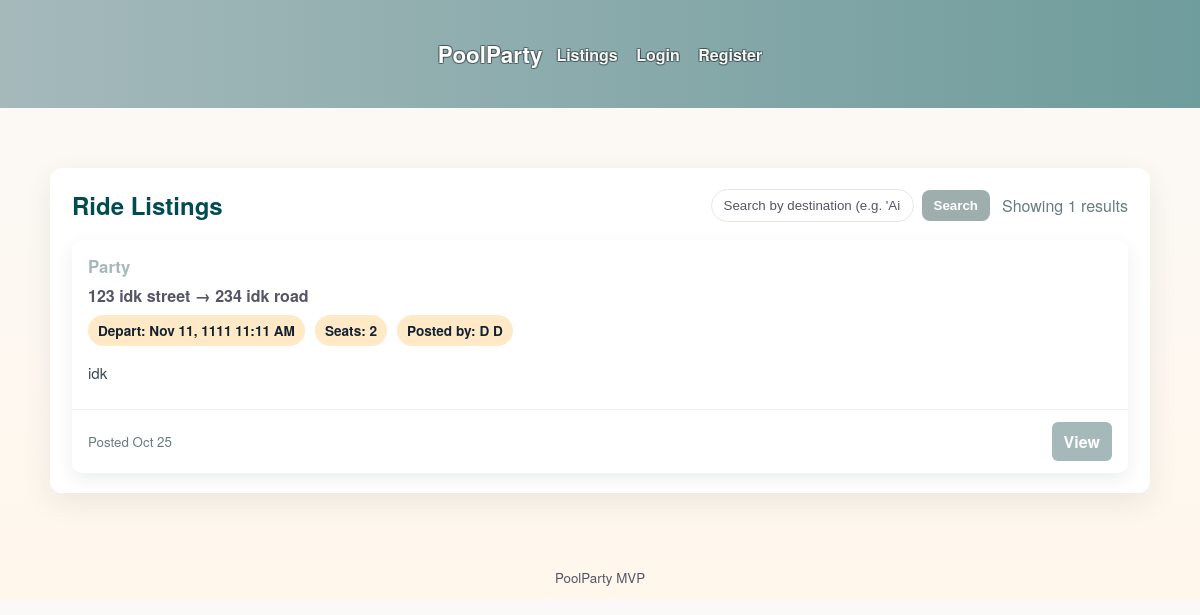
The page /listings on the database its author committed.
### app/models.py (models this page shows, shortened)
class Pool(db.Model):
    id = db.Column(db.Integer, primary_key=True)
    title = db.Column(db.String(140), nullable=False)
    origin = db.Column(db.String(140), nullable=False)
    destination = db.Column(db.String(140), nullable=False)
    depart_time = db.Column(db.DateTime, nullable=True)
    seats = db.Column(db.Integer, default=1)
    description = db.Column(db.Text)
    cancelled = db.Column(db.Boolean, default=False)
    created_at = db.Column(db.DateTime, default=datetime.utcnow)
    owner_id = db.Column(db.Integer, db.ForeignKey('user.id'))
    join_requests = db.relationship('JoinRequest', backref='pool', lazy='dynamic')
    rides = db.relationship('Ride', backref='pool', lazy='dynamic')

class User(UserMixin, db.Model):
    id = db.Column(db.Integer, primary_key=True)
    username = db.Column(db.String(64), unique=True, nullable=False)
    email = db.Column(db.String(120), unique=True, nullable=False)
    password = db.Column(db.String(128), nullable=False)
    full_name = db.Column(db.String(128))
    phone = db.Column(db.String(32))
    pickup_address = db.Column(db.String(255))
    pickup_notes = db.Column(db.Text)
    appearance = db.Column(db.String(255))
    created_at = db.Column(db.DateTime, default=datetime.utcnow)
    pools = db.relationship('Pool', backref='owner', lazy='dynamic')
    join_requests = db.relationship('JoinRequest', backref='requester', lazy='dynamic')

### app/main.py (the view)
@main_bp.route('/')
@main_bp.route('/listings')
def listings():
    q = request.args.get('q', type=str)
    try:
        if q:
            term = f"%{q}%"
            pools = Pool.query.filter(Pool.cancelled == False, Pool.destination.ilike(term)).order_by(Pool.depart_time.asc().nullsfirst()).all()
        else:
            pools = Pool.query.filter_by(cancelled=False).order_by(Pool.depart_time.asc().nullsfirst()).all()
    except OperationalError:
        if q:
            term = f"%{q}%"
            pools = Pool.query.filter(Pool.destination.ilike(term)).order_by(Pool.depart_time.asc().nullsfirst()).all()
        else:
            pools = Pool.query.order_by(Pool.depart_time.asc().nullsfirst()).all()
    return render_template('listings.html', pools=pools, q=q)

### app/templates/listings.html
{% extends 'base.html' %}
{% block content %}
  <div class="page-card">
      <div class="page-title">
      <h2>Ride Listings</h2>
      <div style="display:flex;gap:12px;align-items:center;">
        <form class="search-form" method="get" action="{{ url_for('main.listings') }}">
          <input class="search-input" name="q" placeholder="Search by destination (e.g. 'Airport')" value="{{ q or '' }}">
          <button class="search-btn" type="submit">Search</button>
        </form>
        <div class="muted">Showing {{ pools|length }} results</div>
      </div>
      </div>
    {% if pools %}
      <div class="listings-grid">
        {% for p in pools %}
          <article class="card">
            <div class="card-body">
              <div class="card-title">{{ p.title }}</div>
              <div class="card-route">{{ p.origin }} &rarr; {{ p.destination }}</div>
              <div class="card-meta">
                {% if p.depart_time %}
                  <div class="pill">Depart: {{ p.depart_time.strftime('%b %d, %Y %I:%M %p') }}</div>
                {% else %}
                  <div class="pill">Depart: TBD</div>
                {% endif %}
                <div class="pill">Seats: {{ p.seats }}</div>
                <div class="pill">Posted by: {{ (p.owner.full_name or p.owner.username) if p.owner else 'Unknown' }}</div>
              </div>
              {% if p.description %}
                <div class="card-desc">{{ p.description }}</div>
              {% endif %}
            </div>
            <div class="card-footer">
              <small class="muted">Posted {{ p.created_at.strftime('%b %d') }}</small>
              <a class="btn" href="{{ url_for('main.pool_detail', pool_id=p.id) }}">View</a>
            </div>
          </article>
        {% endfor %}
      </div>
    {% else %}
      <p>No current listings.</p>
    {% endif %}
  </div>
{% endblock %}

### app/static/css/style.css (style rules this page uses)
:root { --ocean-600: #a5b9bb; --ocean-400: #6f9c9c; --ocean-800: #004c52; --sand-100: #fff7ec; --sand-300: #ffe9c6; --coral: #879c9bcf; --text: #123; --muted: #556; }
body { font-family: 'Helvetica Neue', 'Open Sans', sans-serif; margin: 0; padding: 0; color: var(--text); background: linear-gradient(180deg, #fbf9f7 0%, var(--sand-100) 100%); position: relative; overflow-x: hidden; }
body::before { content: ""; position: fixed; inset: 0; background-image: url('https://images.pexels.com/photos/7676849/pexels-photo-7676849.jpeg'); background-repeat: no-repeat; background-position: center center; background-size: cover; z-index: -1; opacity: 0.36; transform-origin: center; filter: saturate(1.15) contrast(1.08) brightness(1.03); pointer-events: none; animation: pp-bg-float 28s ease-in-out infinite; }
.page-title { display:flex; justify-content:space-between; align-items:center; gap:12px; margin-bottom:18px; }
.page-title h2 { margin:0; color: var(--ocean-800); }
.listings-grid { display:grid; grid-template-columns: repeat(auto-fit, minmax(260px, 1fr)); gap:18px; }
.card { background: white; border-radius: 10px; box-shadow: 0 6px 18px rgba(18,36,56,0.08); overflow: hidden; display:flex; flex-direction:column; transition: transform .14s ease, box-shadow .14s ease; }
.card-body { padding: 14px 16px; flex:1; display:flex; flex-direction:column; }
.card-title { font-size:1.05rem; font-weight:700; color:var(--ocean-600); margin-bottom:6px; }
.card-route { font-weight:600; color:var(--muted); margin-bottom:8px; }
.card-meta { display:flex; gap:10px; flex-wrap:wrap; font-size:0.92rem; color:#3b5566; margin-bottom:10px; }
.pill { background: var(--sand-300); color: var(--text); padding:6px 10px; border-radius:999px; font-weight:600; font-size:0.85rem; }
.card-desc { color:#3b4750; font-size:0.95rem; margin-top:6px; margin-bottom:12px; overflow: hidden; display:-webkit-box; -webkit-line-clamp:3; -webkit-box-orient:vertical; line-clamp:3; }
.card-footer { padding: 12px 16px; border-top: 1px solid #f1efe9; display:flex; justify-content:space-between; align-items:center; }
.btn { background: var(--ocean-600); color:white; padding:8px 12px; border-radius:6px; text-decoration:none; font-weight:700; }
.muted { color:#6b7b80; }
.search-form { display:flex; gap:8px; align-items:center; }
.search-input { flex:1; padding:8px 12px; border-radius:999px; border:1px solid #e6e6e6; }
.search-btn { padding:8px 12px; border-radius:8px; background:var(--coral); color:white; font-weight:700; border:none; }
h2 { color: var(--ocean-600); margin-top:0; }
a { color:var(--ocean-600); }
input::placeholder, textarea::placeholder, select::placeholder { color: var(--muted); opacity: 1; font-style: normal; font-family: inherit; }
input, textarea, select { border: 1px solid #e6e6e6; border-radius: 8px; }
.muted small, .muted { color:#6b7b80; }
.page-card { max-width: 1100px; margin: 18px auto; background: rgba(255,255,255,0.96); border-radius: 12px; box-shadow: 0 10px 30px rgba(12,32,48,0.08); padding: 20px 22px; }

### rows shown on the page
Pool: title "Party", origin "123 idk street", destination "234 idk road", depart_time "Nov 11, 1111 11:11 AM", seats "2", description "idk", created_at "Oct 25"
User: full_name "D D"

### other values the page prints
{{ pools|length }} "1"
